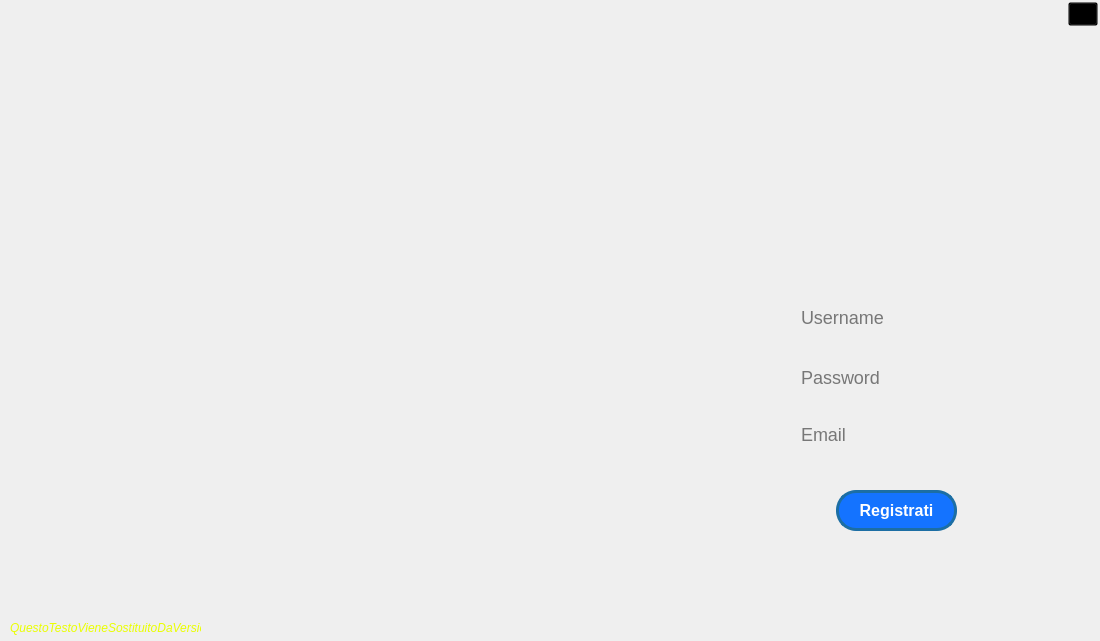
<?xml version="1.0" encoding="UTF-8"?>
<ui version="4.0">
 <class>StartWindow</class>
 <widget class="QMainWindow" name="StartWindow">
  <property name="geometry">
   <rect>
    <x>0</x>
    <y>0</y>
    <width>1100</width>
    <height>641</height>
   </rect>
  </property>
  <property name="minimumSize">
   <size>
    <width>900</width>
    <height>525</height>
   </size>
  </property>
  <property name="maximumSize">
   <size>
    <width>1100</width>
    <height>641</height>
   </size>
  </property>
  <property name="windowTitle">
   <string>MainWindow</string>
  </property>
  <widget class="QWidget" name="centralwidget">
   <widget class="QStackedWidget" name="stackedWidget">
    <property name="geometry">
     <rect>
      <x>0</x>
      <y>0</y>
      <width>1100</width>
      <height>641</height>
     </rect>
    </property>
    <property name="currentIndex">
     <number>1</number>
    </property>
    <widget class="QWidget" name="loginPage">
     <property name="styleSheet">
      <string notr="true">#loginPage {border-image: url(:/image/accesso.png);}</string>
     </property>
     <widget class="QPushButton" name="LoginAdmin">
      <property name="geometry">
       <rect>
        <x>860</x>
        <y>590</y>
        <width>201</width>
        <height>41</height>
       </rect>
      </property>
      <property name="font">
       <font>
        <pointsize>-1</pointsize>
        <weight>75</weight>
        <bold>true</bold>
       </font>
      </property>
      <property name="styleSheet">
       <string notr="true">#LoginAdmin{color: rgb(255, 255, 255); 
background-color: rgb(255, 0, 0); 
font-size: 16px; 
border-radius: 20px; 
border: 3px solid #B30000;
}
#LoginAdmin:hover{
background-color: #B30000;
}
#LoginAdmin:pressed{
background-color: #800000;
}</string>
      </property>
      <property name="text">
       <string>Accedi (Admin Mode)</string>
      </property>
     </widget>
     <widget class="QPushButton" name="LoginButton">
      <property name="geometry">
       <rect>
        <x>836</x>
        <y>490</y>
        <width>121</width>
        <height>41</height>
       </rect>
      </property>
      <property name="font">
       <font>
        <pointsize>-1</pointsize>
        <weight>75</weight>
        <bold>true</bold>
       </font>
      </property>
      <property name="styleSheet">
       <string notr="true">#LoginButton{color: rgb(255, 255, 255); 
background-color: rgb(20, 115, 255); 
font-size: 16px; 
border-radius: 20px; 
border: 3px solid rgb(28, 110, 164);
}
#LoginButton:hover{
background-color: rgb(28, 110, 164);
}
#LoginButton:pressed{
background-color: rgb(20, 78, 117);
}</string>
      </property>
      <property name="text">
       <string>Accedi</string>
      </property>
     </widget>
     <widget class="QLineEdit" name="LoginPasswordForm">
      <property name="geometry">
       <rect>
        <x>787</x>
        <y>363</y>
        <width>231</width>
        <height>30</height>
       </rect>
      </property>
      <property name="font">
       <font>
        <pointsize>-1</pointsize>
       </font>
      </property>
      <property name="styleSheet">
       <string notr="true">background-color: transparent;
border-radius: 15px;
padding: 0 8px;
selection-background-color: darkgray;
font-size: 18px;
</string>
      </property>
      <property name="inputMask">
       <string/>
      </property>
      <property name="text">
       <string/>
      </property>
      <property name="echoMode">
       <enum>QLineEdit::Password</enum>
      </property>
      <property name="placeholderText">
       <string>Password</string>
      </property>
     </widget>
     <widget class="QPushButton" name="RegisterButton">
      <property name="geometry">
       <rect>
        <x>525</x>
        <y>90</y>
        <width>155</width>
        <height>35</height>
       </rect>
      </property>
      <property name="font">
       <font>
        <family>Calibri</family>
        <pointsize>16</pointsize>
        <weight>75</weight>
        <bold>true</bold>
       </font>
      </property>
      <property name="cursor">
       <cursorShape>PointingHandCursor</cursorShape>
      </property>
      <property name="layoutDirection">
       <enum>Qt::LeftToRight</enum>
      </property>
      <property name="autoFillBackground">
       <bool>false</bool>
      </property>
      <property name="styleSheet">
       <string notr="true">#RegisterButton {
border:none;
background-image:url(:/image/registratiButton1.png)
}

#RegisterButton:hover {
border:none;
background-image:url(:/image/registratiButton2.png)
}</string>
      </property>
      <property name="text">
       <string/>
      </property>
     </widget>
     <widget class="QPushButton" name="ForgotPasswordButton">
      <property name="geometry">
       <rect>
        <x>690</x>
        <y>600</y>
        <width>171</width>
        <height>21</height>
       </rect>
      </property>
      <property name="font">
       <font>
        <pointsize>10</pointsize>
       </font>
      </property>
      <property name="styleSheet">
       <string notr="true">#ForgotPasswordButton {
color: #505050;
background-color: Transparent;
background-repeat:no-repeat;
}

#ForgotPasswordButton:hover {
color: #505050;
background-color: Transparent;
background-repeat:no-repeat;
text-decoration: underline;
}</string>
      </property>
      <property name="text">
       <string>Password dimenticata?</string>
      </property>
     </widget>
     <widget class="QLineEdit" name="LoginUsernameForm">
      <property name="geometry">
       <rect>
        <x>787</x>
        <y>303</y>
        <width>231</width>
        <height>30</height>
       </rect>
      </property>
      <property name="font">
       <font>
        <pointsize>-1</pointsize>
       </font>
      </property>
      <property name="styleSheet">
       <string notr="true">background-color: transparent;
border-radius: 15px;
padding: 0 8px;
selection-background-color: darkgray;
font-size: 18px;
</string>
      </property>
      <property name="text">
       <string/>
      </property>
      <property name="placeholderText">
       <string>Username</string>
      </property>
     </widget>
     <widget class="QLabel" name="label_status">
      <property name="geometry">
       <rect>
        <x>10</x>
        <y>604</y>
        <width>81</width>
        <height>16</height>
       </rect>
      </property>
      <property name="styleSheet">
       <string notr="true">color: #EAFF00;</string>
      </property>
      <property name="text">
       <string>Status</string>
      </property>
     </widget>
    </widget>
    <widget class="QWidget" name="regPage">
     <property name="styleSheet">
      <string notr="true">#regPage {border-image: url(:/image/registrazione.png);}</string>
     </property>
     <widget class="QLineEdit" name="RegUsernameForm">
      <property name="geometry">
       <rect>
        <x>791</x>
        <y>302</y>
        <width>231</width>
        <height>30</height>
       </rect>
      </property>
      <property name="styleSheet">
       <string notr="true">background-color:transparent;
border: transparent;
padding: 0 8px;
selection-background-color: darkgray;
font-size: 18px;
</string>
      </property>
      <property name="text">
       <string/>
      </property>
      <property name="placeholderText">
       <string>Username</string>
      </property>
     </widget>
     <widget class="QLineEdit" name="RegMailForm">
      <property name="geometry">
       <rect>
        <x>791</x>
        <y>419</y>
        <width>231</width>
        <height>30</height>
       </rect>
      </property>
      <property name="styleSheet">
       <string notr="true">background-color:transparent;
border: transparent;
padding: 0 8px;
selection-background-color: darkgray;
font-size: 18px;
</string>
      </property>
      <property name="text">
       <string/>
      </property>
      <property name="placeholderText">
       <string>Email</string>
      </property>
     </widget>
     <widget class="QPushButton" name="SignUpButton">
      <property name="geometry">
       <rect>
        <x>836</x>
        <y>490</y>
        <width>121</width>
        <height>41</height>
       </rect>
      </property>
      <property name="font">
       <font>
        <pointsize>-1</pointsize>
        <weight>75</weight>
        <bold>true</bold>
       </font>
      </property>
      <property name="cursor">
       <cursorShape>PointingHandCursor</cursorShape>
      </property>
      <property name="styleSheet">
       <string notr="true">#SignUpButton{color: rgb(255, 255, 255); 
background-color: rgb(20, 115, 255); 
font-size: 16px; 
border-radius: 20px; 
border: 3px solid rgb(28, 110, 164);
}
#SignUpButton:hover{
background-color: rgb(28, 110, 164);
}
#SignUpButton:pressed{
background-color: rgb(20, 78, 117);
}</string>
      </property>
      <property name="text">
       <string>Registrati</string>
      </property>
     </widget>
     <widget class="QPushButton" name="AccediButton">
      <property name="geometry">
       <rect>
        <x>580</x>
        <y>30</y>
        <width>100</width>
        <height>35</height>
       </rect>
      </property>
      <property name="font">
       <font>
        <family>Calibri</family>
        <pointsize>16</pointsize>
        <weight>75</weight>
        <bold>true</bold>
       </font>
      </property>
      <property name="cursor">
       <cursorShape>PointingHandCursor</cursorShape>
      </property>
      <property name="styleSheet">
       <string notr="true">#AccediButton {
border:none;
background-image:url(:/image/accediButton1.png)
}

#AccediButton:hover {
border:none;
background-image:url(:/image/accediButton2.png)
}</string>
      </property>
      <property name="text">
       <string/>
      </property>
     </widget>
     <widget class="QLineEdit" name="RegPasswordForm">
      <property name="geometry">
       <rect>
        <x>791</x>
        <y>362</y>
        <width>231</width>
        <height>30</height>
       </rect>
      </property>
      <property name="styleSheet">
       <string notr="true">background-color:transparent;
border: transparent;
padding: 0 8px;
selection-background-color: darkgray;
font-size: 18px;
</string>
      </property>
      <property name="inputMask">
       <string/>
      </property>
      <property name="text">
       <string/>
      </property>
      <property name="echoMode">
       <enum>QLineEdit::Password</enum>
      </property>
      <property name="placeholderText">
       <string>Password</string>
      </property>
     </widget>
    </widget>
   </widget>
   <widget class="QPushButton" name="exitButton">
    <property name="geometry">
     <rect>
      <x>1068</x>
      <y>2</y>
      <width>30</width>
      <height>24</height>
     </rect>
    </property>
    <property name="cursor">
     <cursorShape>PointingHandCursor</cursorShape>
    </property>
    <property name="styleSheet">
     <string notr="true">background-color: Transparent;
background-repeat:no-repeat;
</string>
    </property>
    <property name="text">
     <string/>
    </property>
    <property name="iconSize">
     <size>
      <width>25</width>
      <height>25</height>
     </size>
    </property>
   </widget>
   <widget class="QLabel" name="version">
    <property name="geometry">
     <rect>
      <x>10</x>
      <y>620</y>
      <width>191</width>
      <height>16</height>
     </rect>
    </property>
    <property name="font">
     <font>
      <italic>true</italic>
     </font>
    </property>
    <property name="styleSheet">
     <string notr="true">color: #EAFF00;</string>
    </property>
    <property name="text">
     <string>QuestoTestoVieneSostituitoDaVersione</string>
    </property>
   </widget>
  </widget>
 </widget>
 <tabstops>
  <tabstop>RegUsernameForm</tabstop>
  <tabstop>RegPasswordForm</tabstop>
  <tabstop>RegMailForm</tabstop>
  <tabstop>LoginUsernameForm</tabstop>
  <tabstop>LoginPasswordForm</tabstop>
  <tabstop>LoginButton</tabstop>
  <tabstop>ForgotPasswordButton</tabstop>
  <tabstop>RegisterButton</tabstop>
  <tabstop>SignUpButton</tabstop>
  <tabstop>AccediButton</tabstop>
  <tabstop>exitButton</tabstop>
  <tabstop>LoginAdmin</tabstop>
 </tabstops>
 <resources/>
 <connections/>
</ui>
